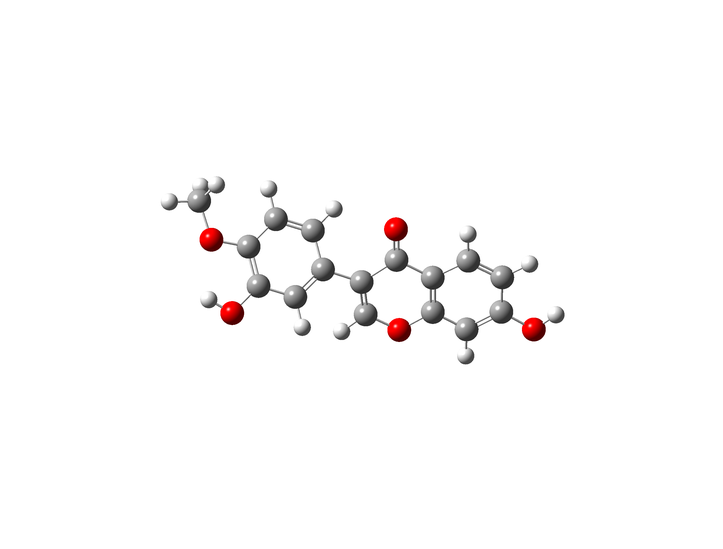
#> input picture New Folder/calycosin.png, 723 x 549 px, shrunk from 2532 x 1920 before the run
$ python stitch_figure6.py
#> lines starting #> are read from the running program, lines starting #| are printed output that depends on the picture
#> further down, img is the input picture: PIL image 723x549 RGB; mean R, G, B 251, 250.1, 250.1
import os
import numpy as np
import matplotlib.pyplot as plt
from PIL import Image

# 设置标准学术字体
plt.rcParams['font.family'] = 'serif'
plt.rcParams['font.serif'] = ['Times New Roman', 'DejaVu Serif']

current_dir = os.path.dirname(os.path.abspath(__file__))

# 5 张图片的文件名及对应标题
images_info = [
    ("calycosin.png", "(a) Calycosin (Equilibrium Structure)"),
    ("Calycosin_Mode1_0.885THz.png", "(b) Calycosin Mode 1 (0.885 THz)"),
    ("Spinosin.png", "(c) Spinosin (Equilibrium Structure)"),
    ("Spinosin_Mode3_0.605THz.png", "(d) Spinosin Mode 3 (0.605 THz)"),
    ("Spinosin_Mode5_0.979THz.png", "(e) Spinosin Mode 5 (0.979 THz)")
]

def autocrop(img):
    """自动裁剪 GaussView 导出的过大白边"""
    bg = Image.new(img.mode, img.size, (255, 255, 255))
#> bg: PIL image 723x549 RGB; every value is 255
    diff = Image.eval(img, lambda a: 255 - a if a > 240 else 0)
    bbox = img.convert("RGB").getbbox()
#> bbox = (0, 0, 723, 549)
    if bbox:
        # 适当外扩 20 像素边距
        w, h = img.size
#> w = 723; h = 549
        bbox = (max(0, bbox[0]-20), max(0, bbox[1]-20), min(w, bbox[2]+20), min(h, bbox[3]+20))
        return img.crop(bbox)
    return img

# 创建排版画布：第一行放黄芪单体与振动模式（2张），第二行放酸枣仁单体与两个振动模式（3张）
fig = plt.figure(figsize=(13, 8))
gs = fig.add_gridspec(2, 6, height_ratios=[1, 1], hspace=0.15, wspace=0.1)

# 第一行：毛蕊异黄酮 (Calycosin)
ax1 = fig.add_subplot(gs[0, 0:3])
ax2 = fig.add_subplot(gs[0, 3:6])

# 第二行：斯诺新 (Spinosin)
ax3 = fig.add_subplot(gs[1, 0:2])
ax4 = fig.add_subplot(gs[1, 2:4])
ax5 = fig.add_subplot(gs[1, 4:6])

axes = [ax1, ax2, ax3, ax4, ax5]

for (fname, title), ax in zip(images_info, axes):
    fpath = os.path.join(current_dir, fname)
    if os.path.exists(fpath):
        img = Image.open(fpath)
        img_cropped = autocrop(img)
        ax.imshow(img_cropped)
        ax.set_title(title, fontsize=11, fontweight='bold', pad=8)
    else:
        print(f"Warning: {fname} not found!")
    ax.axis('off')  # 隐藏坐标轴

plt.tight_layout()
output_path = os.path.join(current_dir, "Figure 6.png")
plt.savefig(output_path, dpi=300, bbox_inches='tight', facecolor='white')
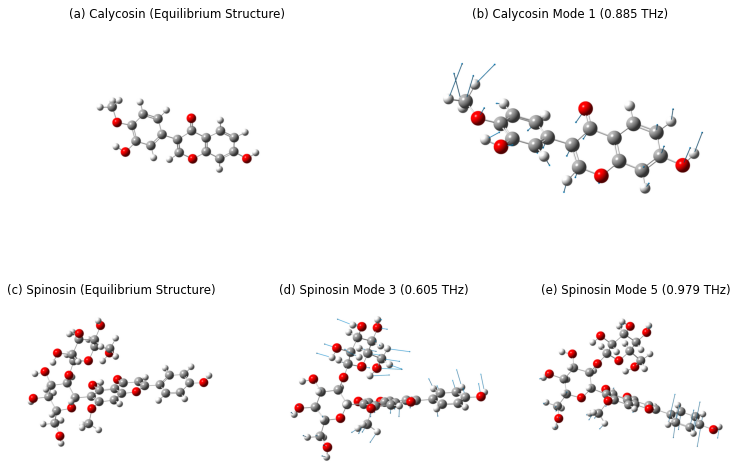
#> figure drawn by matplotlib, 5 panels
print(f"\n[完成] 拼接成功的 Figure 6 已保存至: {output_path}")
plt.show()
